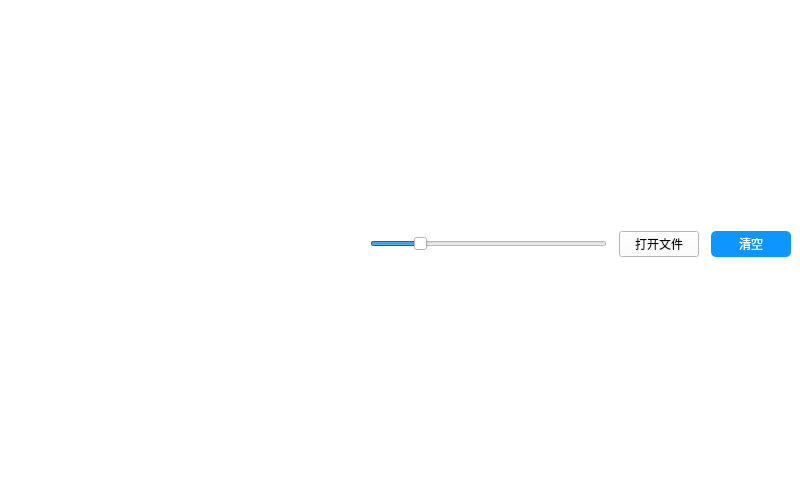
<?xml version="1.0" encoding="UTF-8"?>
<ui version="4.0">
 <class>MainWindow</class>
 <widget class="QMainWindow" name="MainWindow">
  <property name="geometry">
   <rect>
    <x>0</x>
    <y>0</y>
    <width>800</width>
    <height>500</height>
   </rect>
  </property>
  <property name="windowTitle">
   <string>3D Viewer</string>
  </property>
  <property name="styleSheet">
   <string notr="true">background-color: rgb(255, 255, 255);</string>
  </property>
  <widget class="QWidget" name="centralWidget">
   <layout class="QGridLayout" name="gridLayout_2">
    <property name="leftMargin">
     <number>0</number>
    </property>
    <property name="topMargin">
     <number>0</number>
    </property>
    <property name="rightMargin">
     <number>0</number>
    </property>
    <item row="0" column="0">
     <layout class="QGridLayout" name="MainLayout"/>
    </item>
    <item row="1" column="0">
     <layout class="QHBoxLayout" name="horizontalLayout">
      <property name="spacing">
       <number>12</number>
      </property>
      <property name="leftMargin">
       <number>6</number>
      </property>
      <property name="rightMargin">
       <number>9</number>
      </property>
      <item>
       <widget class="QLabel" name="LabelStatus">
        <property name="text">
         <string/>
        </property>
       </widget>
      </item>
      <item>
       <spacer name="horizontalSpacer">
        <property name="orientation">
         <enum>Qt::Horizontal</enum>
        </property>
        <property name="sizeHint" stdset="0">
         <size>
          <width>345</width>
          <height>20</height>
         </size>
        </property>
       </spacer>
      </item>
      <item>
       <widget class="QSlider" name="Slider">
        <property name="minimumSize">
         <size>
          <width>0</width>
          <height>20</height>
         </size>
        </property>
        <property name="maximumSize">
         <size>
          <width>16777215</width>
          <height>20</height>
         </size>
        </property>
        <property name="styleSheet">
         <string notr="true"/>
        </property>
        <property name="minimum">
         <number>1</number>
        </property>
        <property name="maximum">
         <number>100</number>
        </property>
        <property name="value">
         <number>20</number>
        </property>
        <property name="orientation">
         <enum>Qt::Horizontal</enum>
        </property>
       </widget>
      </item>
      <item>
       <widget class="QPushButton" name="ButtonOpenFile">
        <property name="sizePolicy">
         <sizepolicy hsizetype="Fixed" vsizetype="Fixed">
          <horstretch>0</horstretch>
          <verstretch>0</verstretch>
         </sizepolicy>
        </property>
        <property name="minimumSize">
         <size>
          <width>80</width>
          <height>26</height>
         </size>
        </property>
        <property name="autoFillBackground">
         <bool>false</bool>
        </property>
        <property name="styleSheet">
         <string notr="true">QPushButton#ButtonOpenFile
{
	background-color: rgb(14, 150, 255);
	color: white;
	border-radius: 5px;
}
QPushButton#ButtonOpenFile:hover
{
	background-color:rgb(44, 137, 255);
	color: white;
}
QPushButton#ButtonOpenFile:pressed
{
	background-color:rgb(4, 135, 228);
	color: white;
	padding-left: 3px;
	padding-top:  3px;
}</string>
        </property>
        <property name="text">
         <string>打开文件</string>
        </property>
       </widget>
      </item>
      <item>
       <widget class="QPushButton" name="ButtonClear">
        <property name="sizePolicy">
         <sizepolicy hsizetype="Fixed" vsizetype="Fixed">
          <horstretch>0</horstretch>
          <verstretch>0</verstretch>
         </sizepolicy>
        </property>
        <property name="minimumSize">
         <size>
          <width>80</width>
          <height>26</height>
         </size>
        </property>
        <property name="styleSheet">
         <string notr="true">QPushButton#ButtonClear
{
	background-color: rgb(14, 150, 255);
	color: white;
	border-radius: 5px;
}
QPushButton#ButtonClear:hover
{
	background-color:rgb(44, 137, 255);
	color: white;
}
QPushButton#ButtonClear:pressed
{
	background-color:rgb(4, 135, 228);
	color: white;
	padding-left: 3px;
	padding-top:  3px;
}</string>
        </property>
        <property name="text">
         <string>清空</string>
        </property>
       </widget>
      </item>
     </layout>
    </item>
   </layout>
  </widget>
 </widget>
 <layoutdefault spacing="6" margin="11"/>
 <resources/>
 <connections/>
</ui>
